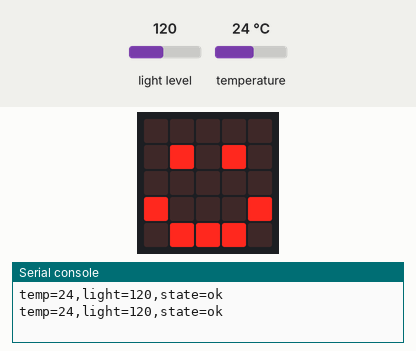
A program run on a simulated BBC micro:bit running MicroPython. On the bench: the board's 5×5 LED display, the last lines printed to the serial console. The inputs (shaded band) are chosen by the test bench; at power-on: light level 120, temperature 24 °C.

Above: at 1.2 s.
1.3 s: light level set to 42
3.2 s: light level set to 35
At 4.7 s:
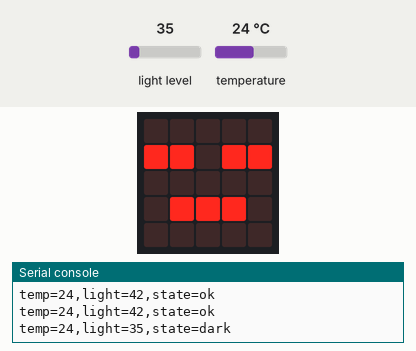
5.5 s: light level set to 64
At 6.3 s:
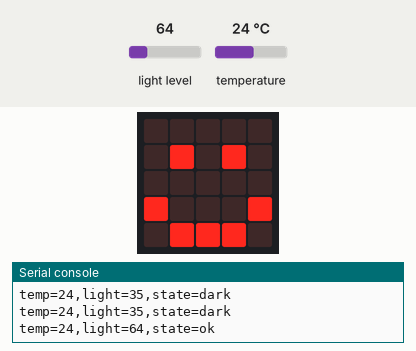
7.5 s: temperature set to 28 °C
At 9.1 s:
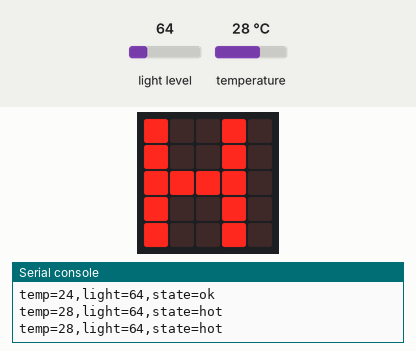
9.5 s: light level set to 5
At 10.7 s:
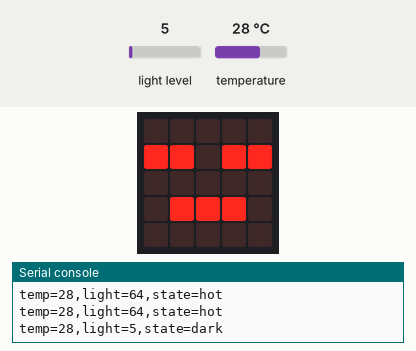
Timing chart, 0 to 12.5 s (numbered marks = the images above; inputs shaded):
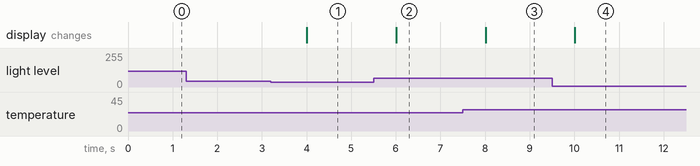

The program:

main.py
```python
# Lab 05 - temperature and light: read both sensors, log to serial,
# and show a simple threshold result on the display.
from microbit import *

# named thresholds: tune them here, not deep inside the loop.
HOT_C = 26        # degrees Celsius (processor temperature, approximate)
DARK_LEVEL = 40   # light level 0..255, larger = brighter


def classify(temp_c, light):
    # classify: pure logic, easy to unit-test without any sensor.
    # Priority: dark is checked first, so it wins over hot.
    if light < DARK_LEVEL:
        return "dark"
    if temp_c >= HOT_C:   # single threshold (inclusive); hysteresis is the L200 upgrade
        return "hot"
    return "ok"


def step():
    # sample: whole degrees C from the processor; light by running LEDs in reverse.
    t = temperature()
    light = display.read_light_level()
    state = classify(t, light)
    # act: log key=value lines, then show the decision.
    print("temp={},light={},state={}".format(t, light, state))
    if state == "dark":
        display.show(Image.ASLEEP)
    elif state == "hot":
        display.show("H")
    else:
        display.show(Image.HAPPY)
    return state


def main():
    while True:
        step()
        sleep(1000)


if __name__ == "__main__":
    main()
```

Measured:
- the behaviour switches between 40 and 39 on light level (found by bisection; images 0 and 1)
- after the input at 3.2 s, the display: changes after 0.81 s (image 1)
- after the input at 5.5 s, the display: changes after 0.51 s (image 2)
- after the input at 7.5 s, the display: changes after 0.51 s (image 3)
- after the input at 9.5 s, the display: changes after 0.51 s (image 4)
